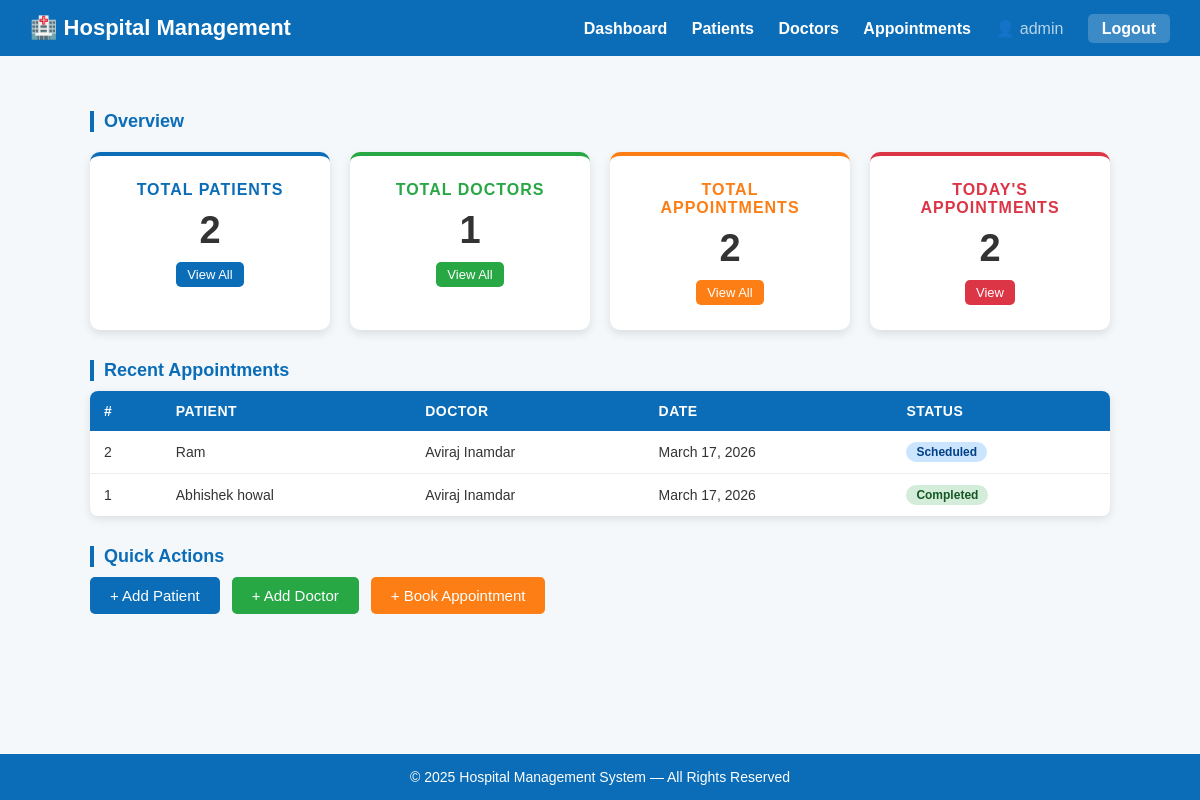
The app's page / (signed in) with its own data.
### hospital/models.py (models this page shows, shortened)
class Appointment(models.Model):
    STATUS_CHOICES = [
        ('Scheduled', 'Scheduled'),
        ('Completed', 'Completed'),
        ('Cancelled', 'Cancelled'),
    ]
    patient = models.ForeignKey(Patient, on_delete=models.CASCADE)
    doctor = models.ForeignKey(Doctor, on_delete=models.CASCADE)
    date = models.DateField()
    time = models.TimeField(null=True, blank=True)
    status = models.CharField(max_length=50, choices=STATUS_CHOICES, default='Scheduled')
    notes = models.TextField(blank=True)
    class Meta:
        ordering = ['-date', '-id']

class Patient(models.Model):
    GENDER_CHOICES = [('Male', 'Male'), ('Female', 'Female'), ('Other', 'Other')]
    BLOOD_GROUP_CHOICES = [
        ('A+', 'A+'), ('A-', 'A-'), ('B+', 'B+'), ('B-', 'B-'),
        ('AB+', 'AB+'), ('AB-', 'AB-'), ('O+', 'O+'), ('O-', 'O-'),
    ]
    name = models.CharField(max_length=150)
    age = models.PositiveIntegerField()
    gender = models.CharField(max_length=20, choices=GENDER_CHOICES)
    disease = models.CharField(max_length=200)
    phone = models.CharField(max_length=20, blank=True)
    blood_group = models.CharField(max_length=10, choices=BLOOD_GROUP_CHOICES, blank=True)
    admitted_on = models.DateField(auto_now_add=True)
    class Meta:
        ordering = ['-id']

class Doctor(models.Model):
    SPECIALIZATION_CHOICES = [
        ('Cardiologist', 'Cardiologist'),
        ('Neurologist', 'Neurologist'),
        ('Orthopedic', 'Orthopedic'),
        ('Dermatologist', 'Dermatologist'),
        ('Pediatrician', 'Pediatrician'),
        ('General Physician', 'General Physician'),
        ('Ophthalmologist', 'Ophthalmologist'),
        ('ENT Specialist', 'ENT Specialist'),
        ('Gynecologist', 'Gynecologist'),
        ('Psychiatrist', 'Psychiatrist'),
        ('Surgeon', 'Surgeon'),
        ('Other', 'Other'),
    ]
    name = models.CharField(max_length=150)
    specialization = models.CharField(max_length=150, choices=SPECIALIZATION_CHOICES)
    phone = models.CharField(max_length=20, blank=True)
    email = models.EmailField(blank=True)
    experience = models.PositiveIntegerField(default=0)
    class Meta:
        ordering = ['-id']

### hospital/views.py (the view)
# urls.py: path('', views.dashboard, name='dashboard'),
@login_required
def dashboard(request):
    today = timezone.now().date()
    stats = {
        'patients': Patient.objects.count(),
        'doctors': Doctor.objects.count(),
        'appointments': Appointment.objects.count(),
        'today': Appointment.objects.filter(date=today).count(),
    }
    recent = Appointment.objects.select_related('patient', 'doctor').order_by('-id')[:5]
    return render(request, 'hospital/dashboard.html', {'stats': stats, 'recent': recent})

### hospital/templates/hospital/dashboard.html (shortened to what this page needs)
{% extends 'hospital/base.html' %}
{% block content %}
<div class="container" style="padding-bottom:20px;">
    <div class="section-title" style="margin-top:25px;">Overview</div>
    <div class="dashboard">
        <div class="card">
            <h3>Total Patients</h3>
            <p>{{ stats.patients }}</p>
            <a href="{% url 'patients' %}" class="btn btn-sm" style="margin-top:10px;">View All</a>
        </div>
        <div class="card green">
            <h3>Total Doctors</h3>
            <p>{{ stats.doctors }}</p>
            <a href="{% url 'doctors' %}" class="btn btn-success btn-sm" style="margin-top:10px;">View All</a>
        </div>
        <div class="card orange">
            <h3>Total Appointments</h3>
            <p>{{ stats.appointments }}</p>
            <a href="{% url 'appointments' %}" class="btn btn-warning btn-sm" style="margin-top:10px;">View All</a>
        </div>
        <div class="card red">
            <h3>Today's Appointments</h3>
            <p>{{ stats.today }}</p>
            <a href="{% url 'appointments' %}" class="btn btn-danger btn-sm" style="margin-top:10px;">View</a>
        </div>
    </div>
    <div class="section-title">Recent Appointments</div>
    {% if recent %}
    <table>
        <tr>
            <th>#</th><th>Patient</th><th>Doctor</th><th>Date</th><th>Status</th>
        </tr>
        {% for row in recent %}
        <tr>
            <td>{{ row.id }}</td>
            <td>{{ row.patient.name }}</td>
            <td>{{ row.doctor.name }}</td>
            <td>{{ row.date }}</td>
            <td><span class="badge badge-{{ row.status|lower }}">{{ row.status }}</span></td>
        </tr>
        {% endfor %}
    </table>
    {% else %}
    <div class="empty-state">No appointments yet. <a href="{% url 'add_appointment' %}">Book one now.</a></div>
    {% endif %}
    <div class="section-title">Quick Actions</div>
    <div style="display:flex; gap:12px; flex-wrap:wrap; margin-bottom:30px;">
        <a href="{% url 'add_patient' %}" class="btn">+ Add Patient</a>
        <a href="{% url 'add_doctor' %}" class="btn btn-success">+ Add Doctor</a>
        <a href="{% url 'add_appointment' %}" class="btn btn-warning">+ Book Appointment</a>
    </div>
</div>
{% endblock %}

### hospital/templates/hospital/base.html (shortened to what this page needs)
{% load static %}
<!DOCTYPE html>
<html lang="en">
<head>
    <link rel="stylesheet" href="{% static 'hospital/style.css' %}">
</head>
<body>
<div class="navbar">
    <h2>🏥 Hospital Management</h2>
    <div>
        <a href="{% url 'dashboard' %}">Dashboard</a>
        <a href="{% url 'patients' %}">Patients</a>
        <a href="{% url 'doctors' %}">Doctors</a>
        <a href="{% url 'appointments' %}">Appointments</a>
        {% if user.is_authenticated %}
            <span style="color:rgba(255,255,255,0.7); margin-left:20px;">👤 {{ user.username }}</span>
            <a href="{% url 'logout' %}" class="logout-btn">Logout</a>
        {% endif %}
    </div>
</div>
{% block content %}{% endblock %}
<div class="footer">
    &copy; 2025 Hospital Management System — All Rights Reserved
</div>
</body>
</html>

### hospital/static/hospital/style.css (style rules this page uses)
* { margin: 0; padding: 0; box-sizing: border-box; font-family: Arial, Helvetica, sans-serif; }
body { background: #f4f8fb; color: #333; min-height: 100vh; display: flex; flex-direction: column; }
.navbar { background: #0b6db7; color: white; padding: 15px 30px; display: flex; justify-content: space-between; align-items: center; }
.navbar h2 { font-size: 22px; }
.navbar a { color: white; text-decoration: none; margin-left: 20px; font-weight: bold; }
.navbar .logout-btn { background: rgba(255,255,255,0.2); padding: 6px 14px; border-radius: 5px; margin-left: 20px; }
.container { width: 85%; margin: auto; margin-top: 30px; flex: 1; }
.dashboard { display: grid; grid-template-columns: repeat(auto-fit, minmax(220px, 1fr)); gap: 20px; margin-top: 20px; }
.card { background: white; padding: 25px; border-radius: 10px; text-align: center; box-shadow: 0 4px 10px rgba(0,0,0,0.1); transition: 0.3s; border-top: 4px solid #0b6db7; }
.card h3 { color: #0b6db7; margin-bottom: 10px; font-size: 16px; text-transform: uppercase; letter-spacing: 1px; }
.card p { font-size: 38px; font-weight: bold; color: #333; }
.card.green { border-top-color: #28a745; }
.card.green h3 { color: #28a745; }
.card.orange { border-top-color: #fd7e14; }
.card.orange h3 { color: #fd7e14; }
.card.red { border-top-color: #dc3545; }
.card.red h3 { color: #dc3545; }
button, .btn { background: #0b6db7; color: white; border: none; padding: 10px 20px; border-radius: 5px; cursor: pointer; font-size: 15px; text-decoration: none; display: inline-block; }
.btn-success { background: #28a745; }
.btn-danger { background: #dc3545; }
.btn-warning { background: #fd7e14; color: white; }
.btn-sm { padding: 5px 11px; font-size: 13px; }
table { width: 100%; border-collapse: collapse; margin-top: 10px; background: white; box-shadow: 0 3px 10px rgba(0,0,0,0.1); border-radius: 8px; overflow: hidden; }
table th { background: #0b6db7; color: white; padding: 12px 14px; text-align: left; font-size: 14px; text-transform: uppercase; letter-spacing: 0.5px; }
table td { padding: 11px 14px; border-bottom: 1px solid #eee; font-size: 14px; }
table tr:last-child td { border-bottom: none; }
.badge { display: inline-block; padding: 3px 10px; border-radius: 12px; font-size: 12px; font-weight: bold; }
.badge-scheduled { background: #cce5ff; color: #004085; }
.badge-completed { background: #d4edda; color: #155724; }
.footer { background: #0b6db7; color: white; text-align: center; padding: 15px; margin-top: auto; font-size: 14px; }
.section-title { font-size: 18px; color: #0b6db7; margin: 30px 0 10px; font-weight: bold; border-left: 4px solid #0b6db7; padding-left: 10px; }

### records on screen
Appointment: id "2", patient.name "Ram", doctor.name "Aviraj Inamdar", date "March 17, 2026", status "Scheduled"
Appointment: id "1", patient.name "Abhishek howal", doctor.name "Aviraj Inamdar", date "March 17, 2026", status "Completed"

### other values on screen
{{ user.username }} "admin"
{{ stats.patients }} "2"
{{ stats.doctors }} "1"
{{ stats.appointments }} "2"
{{ stats.today }} "2"
